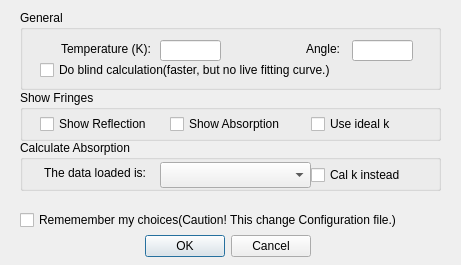
<?xml version="1.0" encoding="UTF-8"?>
<ui version="4.0">
 <class>Settings</class>
 <widget class="QDialog" name="Settings">
  <property name="geometry">
   <rect>
    <x>0</x>
    <y>0</y>
    <width>461</width>
    <height>265</height>
   </rect>
  </property>
  <property name="windowTitle">
   <string>Settings</string>
  </property>
  <widget class="QDialogButtonBox" name="resultbox">
   <property name="geometry">
    <rect>
     <x>140</x>
     <y>230</y>
     <width>171</width>
     <height>32</height>
    </rect>
   </property>
   <property name="orientation">
    <enum>Qt::Horizontal</enum>
   </property>
   <property name="standardButtons">
    <set>QDialogButtonBox::Cancel|QDialogButtonBox::Ok</set>
   </property>
  </widget>
  <widget class="QCheckBox" name="checkbox_rem">
   <property name="geometry">
    <rect>
     <x>20</x>
     <y>210</y>
     <width>431</width>
     <height>20</height>
    </rect>
   </property>
   <property name="text">
    <string>Rememember my choices(Caution! This change Configuration file.)</string>
   </property>
  </widget>
  <widget class="QGroupBox" name="groupBox">
   <property name="geometry">
    <rect>
     <x>20</x>
     <y>10</y>
     <width>421</width>
     <height>80</height>
    </rect>
   </property>
   <property name="title">
    <string>General</string>
   </property>
   <widget class="QLabel" name="label">
    <property name="geometry">
     <rect>
      <x>20</x>
      <y>31</y>
      <width>111</width>
      <height>16</height>
     </rect>
    </property>
    <property name="text">
     <string>Temperature (K):</string>
    </property>
    <property name="alignment">
     <set>Qt::AlignRight|Qt::AlignTrailing|Qt::AlignVCenter</set>
    </property>
   </widget>
   <widget class="QLineEdit" name="entry_s1">
    <property name="geometry">
     <rect>
      <x>140</x>
      <y>30</y>
      <width>61</width>
      <height>21</height>
     </rect>
    </property>
   </widget>
   <widget class="QLabel" name="label_2">
    <property name="geometry">
     <rect>
      <x>260</x>
      <y>31</y>
      <width>60</width>
      <height>16</height>
     </rect>
    </property>
    <property name="text">
     <string>Angle:</string>
    </property>
    <property name="alignment">
     <set>Qt::AlignRight|Qt::AlignTrailing|Qt::AlignVCenter</set>
    </property>
   </widget>
   <widget class="QLineEdit" name="entry_22">
    <property name="geometry">
     <rect>
      <x>332</x>
      <y>30</y>
      <width>61</width>
      <height>21</height>
     </rect>
    </property>
   </widget>
   <widget class="QCheckBox" name="checkboxblindcal">
    <property name="geometry">
     <rect>
      <x>20</x>
      <y>50</y>
      <width>411</width>
      <height>20</height>
     </rect>
    </property>
    <property name="text">
     <string>Do blind calculation(faster, but no live fitting curve.)</string>
    </property>
   </widget>
  </widget>
  <widget class="QGroupBox" name="groupBox_2">
   <property name="geometry">
    <rect>
     <x>20</x>
     <y>90</y>
     <width>421</width>
     <height>51</height>
    </rect>
   </property>
   <property name="title">
    <string>Show Fringes</string>
   </property>
   <widget class="QCheckBox" name="checkboxr">
    <property name="geometry">
     <rect>
      <x>20</x>
      <y>24</y>
      <width>121</width>
      <height>20</height>
     </rect>
    </property>
    <property name="text">
     <string>Show Reflection</string>
    </property>
   </widget>
   <widget class="QCheckBox" name="checkboxa">
    <property name="geometry">
     <rect>
      <x>150</x>
      <y>24</y>
      <width>131</width>
      <height>20</height>
     </rect>
    </property>
    <property name="text">
     <string>Show Absorption</string>
    </property>
   </widget>
   <widget class="QCheckBox" name="checkboxi">
    <property name="geometry">
     <rect>
      <x>291</x>
      <y>24</y>
      <width>87</width>
      <height>20</height>
     </rect>
    </property>
    <property name="text">
     <string>Use ideal k</string>
    </property>
   </widget>
  </widget>
  <widget class="QGroupBox" name="groupBox_3">
   <property name="geometry">
    <rect>
     <x>20</x>
     <y>140</y>
     <width>421</width>
     <height>51</height>
    </rect>
   </property>
   <property name="title">
    <string>Calculate Absorption</string>
   </property>
   <widget class="QLabel" name="label_3">
    <property name="geometry">
     <rect>
      <x>24</x>
      <y>25</y>
      <width>121</width>
      <height>16</height>
     </rect>
    </property>
    <property name="text">
     <string>The data loaded is:</string>
    </property>
   </widget>
   <widget class="QComboBox" name="dataoption">
    <property name="geometry">
     <rect>
      <x>140</x>
      <y>22</y>
      <width>151</width>
      <height>26</height>
     </rect>
    </property>
   </widget>
   <widget class="QCheckBox" name="checkboxk">
    <property name="geometry">
     <rect>
      <x>291</x>
      <y>25</y>
      <width>101</width>
      <height>20</height>
     </rect>
    </property>
    <property name="text">
     <string>Cal k instead</string>
    </property>
   </widget>
  </widget>
  <zorder>groupBox</zorder>
  <zorder>resultbox</zorder>
  <zorder>checkbox_rem</zorder>
  <zorder>groupBox_2</zorder>
  <zorder>groupBox_3</zorder>
 </widget>
 <resources/>
 <connections>
  <connection>
   <sender>resultbox</sender>
   <signal>accepted()</signal>
   <receiver>Settings</receiver>
   <slot>accept()</slot>
   <hints>
    <hint type="sourcelabel">
     <x>248</x>
     <y>254</y>
    </hint>
    <hint type="destinationlabel">
     <x>157</x>
     <y>274</y>
    </hint>
   </hints>
  </connection>
  <connection>
   <sender>resultbox</sender>
   <signal>rejected()</signal>
   <receiver>Settings</receiver>
   <slot>reject()</slot>
   <hints>
    <hint type="sourcelabel">
     <x>316</x>
     <y>260</y>
    </hint>
    <hint type="destinationlabel">
     <x>286</x>
     <y>274</y>
    </hint>
   </hints>
  </connection>
 </connections>
</ui>
